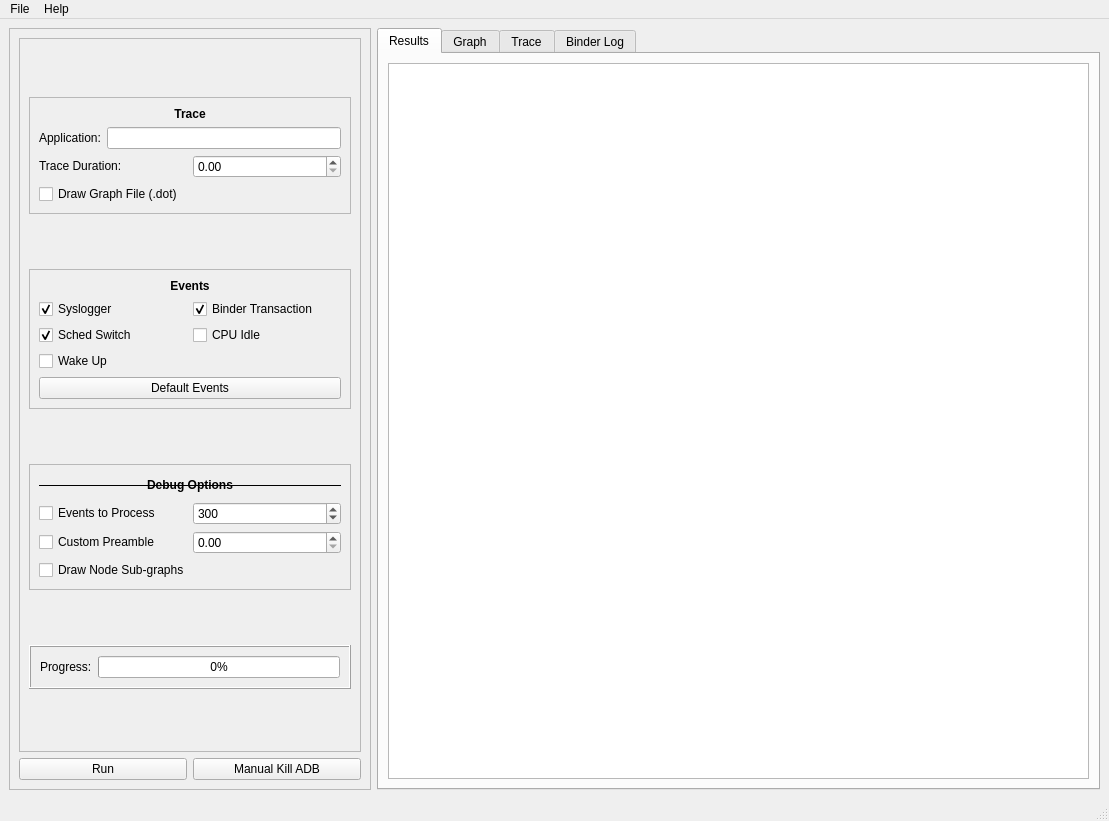
<?xml version="1.0" encoding="UTF-8"?>
<ui version="4.0">
 <class>MainWindow</class>
 <widget class="QMainWindow" name="MainWindow">
  <property name="geometry">
   <rect>
    <x>0</x>
    <y>0</y>
    <width>1109</width>
    <height>821</height>
   </rect>
  </property>
  <property name="windowTitle">
   <string>Android Energy Debugger</string>
  </property>
  <widget class="QWidget" name="centralwidget">
   <layout class="QHBoxLayout" name="horizontalLayout">
    <item>
     <widget class="QFrame" name="frame">
      <property name="sizePolicy">
       <sizepolicy hsizetype="Preferred" vsizetype="Preferred">
        <horstretch>1</horstretch>
        <verstretch>0</verstretch>
       </sizepolicy>
      </property>
      <property name="frameShape">
       <enum>QFrame::StyledPanel</enum>
      </property>
      <property name="frameShadow">
       <enum>QFrame::Raised</enum>
      </property>
      <layout class="QVBoxLayout" name="verticalLayout">
       <item>
        <widget class="QScrollArea" name="scrollArea">
         <property name="widgetResizable">
          <bool>true</bool>
         </property>
         <widget class="QWidget" name="scrollAreaWidgetContents">
          <property name="geometry">
           <rect>
            <x>0</x>
            <y>0</y>
            <width>332</width>
            <height>684</height>
           </rect>
          </property>
          <layout class="QVBoxLayout" name="verticalLayout_2">
           <item>
            <widget class="QFrame" name="frame_4">
             <property name="sizePolicy">
              <sizepolicy hsizetype="Preferred" vsizetype="Maximum">
               <horstretch>0</horstretch>
               <verstretch>0</verstretch>
              </sizepolicy>
             </property>
             <property name="frameShape">
              <enum>QFrame::StyledPanel</enum>
             </property>
             <property name="frameShadow">
              <enum>QFrame::Raised</enum>
             </property>
             <layout class="QVBoxLayout" name="verticalLayout_5">
              <item>
               <widget class="QLabel" name="label_6">
                <property name="sizePolicy">
                 <sizepolicy hsizetype="Preferred" vsizetype="Maximum">
                  <horstretch>0</horstretch>
                  <verstretch>0</verstretch>
                 </sizepolicy>
                </property>
                <property name="text">
                 <string>&lt;b&gt;Trace&lt;/b&gt;</string>
                </property>
                <property name="alignment">
                 <set>Qt::AlignHCenter|Qt::AlignTop</set>
                </property>
               </widget>
              </item>
              <item>
               <layout class="QHBoxLayout" name="horizontalLayout_3">
                <item>
                 <widget class="QLabel" name="label">
                  <property name="text">
                   <string>Application:</string>
                  </property>
                 </widget>
                </item>
                <item>
                 <widget class="QLineEdit" name="lineEditApplication"/>
                </item>
               </layout>
              </item>
              <item>
               <layout class="QHBoxLayout" name="horizontalLayout_4">
                <property name="sizeConstraint">
                 <enum>QLayout::SetNoConstraint</enum>
                </property>
                <item>
                 <widget class="QLabel" name="label_3">
                  <property name="sizePolicy">
                   <sizepolicy hsizetype="Preferred" vsizetype="Maximum">
                    <horstretch>0</horstretch>
                    <verstretch>0</verstretch>
                   </sizepolicy>
                  </property>
                  <property name="text">
                   <string>Trace Duration:</string>
                  </property>
                 </widget>
                </item>
                <item>
                 <widget class="QDoubleSpinBox" name="doubleSpinBoxDuration"/>
                </item>
               </layout>
              </item>
              <item>
               <layout class="QHBoxLayout" name="horizontalLayout_8">
                <item>
                 <widget class="QCheckBox" name="checkBoxDrawGraph">
                  <property name="sizePolicy">
                   <sizepolicy hsizetype="Minimum" vsizetype="Maximum">
                    <horstretch>0</horstretch>
                    <verstretch>0</verstretch>
                   </sizepolicy>
                  </property>
                  <property name="text">
                   <string>Draw Graph File (.dot)</string>
                  </property>
                 </widget>
                </item>
               </layout>
              </item>
             </layout>
            </widget>
           </item>
           <item>
            <widget class="QFrame" name="frame_3">
             <property name="sizePolicy">
              <sizepolicy hsizetype="Preferred" vsizetype="Maximum">
               <horstretch>0</horstretch>
               <verstretch>0</verstretch>
              </sizepolicy>
             </property>
             <property name="frameShape">
              <enum>QFrame::StyledPanel</enum>
             </property>
             <property name="frameShadow">
              <enum>QFrame::Raised</enum>
             </property>
             <layout class="QVBoxLayout" name="verticalLayout_4">
              <item>
               <widget class="QLabel" name="label_5">
                <property name="sizePolicy">
                 <sizepolicy hsizetype="Preferred" vsizetype="Maximum">
                  <horstretch>0</horstretch>
                  <verstretch>0</verstretch>
                 </sizepolicy>
                </property>
                <property name="text">
                 <string>&lt;b&gt;Events&lt;/b&gt;</string>
                </property>
                <property name="alignment">
                 <set>Qt::AlignHCenter|Qt::AlignTop</set>
                </property>
               </widget>
              </item>
              <item>
               <layout class="QGridLayout" name="gridLayout">
                <item row="0" column="0">
                 <widget class="QCheckBox" name="checkBoxSysLogger">
                  <property name="text">
                   <string>Syslogger</string>
                  </property>
                  <property name="checked">
                   <bool>true</bool>
                  </property>
                 </widget>
                </item>
                <item row="3" column="0" colspan="2">
                 <widget class="QPushButton" name="pushButtonEventReset">
                  <property name="sizeIncrement">
                   <size>
                    <width>0</width>
                    <height>0</height>
                   </size>
                  </property>
                  <property name="baseSize">
                   <size>
                    <width>0</width>
                    <height>0</height>
                   </size>
                  </property>
                  <property name="text">
                   <string>Default Events</string>
                  </property>
                 </widget>
                </item>
                <item row="2" column="0">
                 <widget class="QCheckBox" name="checkBoxWakeUp">
                  <property name="text">
                   <string>Wake Up</string>
                  </property>
                 </widget>
                </item>
                <item row="1" column="0">
                 <widget class="QCheckBox" name="checkBoxSchedSwitch">
                  <property name="text">
                   <string>Sched Switch</string>
                  </property>
                  <property name="checked">
                   <bool>true</bool>
                  </property>
                 </widget>
                </item>
                <item row="1" column="1">
                 <widget class="QCheckBox" name="checkBoxCPUIdle">
                  <property name="text">
                   <string>CPU Idle</string>
                  </property>
                 </widget>
                </item>
                <item row="0" column="1">
                 <widget class="QCheckBox" name="checkBoxBinderTransaction">
                  <property name="text">
                   <string>Binder Transaction</string>
                  </property>
                  <property name="checked">
                   <bool>true</bool>
                  </property>
                 </widget>
                </item>
               </layout>
              </item>
             </layout>
            </widget>
           </item>
           <item>
            <widget class="QFrame" name="frameDebugOptions">
             <property name="sizePolicy">
              <sizepolicy hsizetype="MinimumExpanding" vsizetype="Maximum">
               <horstretch>0</horstretch>
               <verstretch>0</verstretch>
              </sizepolicy>
             </property>
             <property name="frameShape">
              <enum>QFrame::StyledPanel</enum>
             </property>
             <property name="frameShadow">
              <enum>QFrame::Raised</enum>
             </property>
             <layout class="QVBoxLayout" name="verticalLayout_3">
              <item>
               <widget class="QLabel" name="label_2">
                <property name="sizePolicy">
                 <sizepolicy hsizetype="Minimum" vsizetype="Maximum">
                  <horstretch>0</horstretch>
                  <verstretch>0</verstretch>
                 </sizepolicy>
                </property>
                <property name="frameShape">
                 <enum>QFrame::HLine</enum>
                </property>
                <property name="text">
                 <string>&lt;b&gt;Debug Options&lt;/b&gt;</string>
                </property>
                <property name="alignment">
                 <set>Qt::AlignHCenter|Qt::AlignTop</set>
                </property>
               </widget>
              </item>
              <item>
               <layout class="QHBoxLayout" name="horizontalLayout_5">
                <item>
                 <widget class="QCheckBox" name="checkBoxEvents">
                  <property name="text">
                   <string>Events to Process</string>
                  </property>
                 </widget>
                </item>
                <item>
                 <widget class="QSpinBox" name="spinBoxEvents">
                  <property name="maximum">
                   <number>1000000</number>
                  </property>
                  <property name="value">
                   <number>300</number>
                  </property>
                 </widget>
                </item>
               </layout>
              </item>
              <item>
               <layout class="QHBoxLayout" name="horizontalLayout_6">
                <item>
                 <widget class="QCheckBox" name="checkBoxPreamble">
                  <property name="text">
                   <string>Custom Preamble</string>
                  </property>
                 </widget>
                </item>
                <item>
                 <widget class="QDoubleSpinBox" name="doubleSpinBoxPreamble"/>
                </item>
               </layout>
              </item>
              <item>
               <widget class="QCheckBox" name="checkBoxSubGraph">
                <property name="text">
                 <string>Draw Node Sub-graphs</string>
                </property>
               </widget>
              </item>
             </layout>
            </widget>
           </item>
           <item>
            <widget class="QFrame" name="frame_2">
             <property name="sizePolicy">
              <sizepolicy hsizetype="Preferred" vsizetype="Maximum">
               <horstretch>1</horstretch>
               <verstretch>0</verstretch>
              </sizepolicy>
             </property>
             <property name="frameShape">
              <enum>QFrame::Box</enum>
             </property>
             <property name="frameShadow">
              <enum>QFrame::Raised</enum>
             </property>
             <layout class="QHBoxLayout" name="horizontalLayout_7">
              <item>
               <widget class="QLabel" name="label_4">
                <property name="text">
                 <string>Progress:</string>
                </property>
                <property name="margin">
                 <number>20</number>
                </property>
               </widget>
              </item>
              <item>
               <widget class="QProgressBar" name="progressBar">
                <property name="value">
                 <number>0</number>
                </property>
               </widget>
              </item>
             </layout>
            </widget>
           </item>
          </layout>
         </widget>
        </widget>
       </item>
       <item>
        <layout class="QHBoxLayout" name="horizontalLayout_2">
         <item>
          <widget class="QPushButton" name="pushButtonRun">
           <property name="text">
            <string>Run</string>
           </property>
          </widget>
         </item>
         <item>
          <widget class="QPushButton" name="pushButtonKillADB">
           <property name="text">
            <string>Manual Kill ADB</string>
           </property>
          </widget>
         </item>
        </layout>
       </item>
      </layout>
     </widget>
    </item>
    <item>
     <widget class="QTabWidget" name="tabWidgetShow">
      <property name="sizePolicy">
       <sizepolicy hsizetype="Expanding" vsizetype="Expanding">
        <horstretch>2</horstretch>
        <verstretch>0</verstretch>
       </sizepolicy>
      </property>
      <property name="currentIndex">
       <number>0</number>
      </property>
      <widget class="QWidget" name="tabResults">
       <attribute name="title">
        <string>Results</string>
       </attribute>
       <layout class="QVBoxLayout" name="verticalLayout_8">
        <item>
         <widget class="QTableWidget" name="tableWidgetResults"/>
        </item>
       </layout>
      </widget>
      <widget class="QWidget" name="tabGraph">
       <attribute name="title">
        <string>Graph</string>
       </attribute>
      </widget>
      <widget class="QWidget" name="tabTrace">
       <attribute name="title">
        <string>Trace</string>
       </attribute>
       <layout class="QVBoxLayout" name="verticalLayout_6">
        <item>
         <layout class="QHBoxLayout" name="horizontalLayout_9">
          <item>
           <widget class="QLabel" name="label_7">
            <property name="sizePolicy">
             <sizepolicy hsizetype="Preferred" vsizetype="Maximum">
              <horstretch>0</horstretch>
              <verstretch>0</verstretch>
             </sizepolicy>
            </property>
            <property name="text">
             <string>Filter:</string>
            </property>
            <property name="margin">
             <number>20</number>
            </property>
           </widget>
          </item>
          <item>
           <widget class="QLineEdit" name="lineEdit">
            <property name="placeholderText">
             <string>Search for lines containing....</string>
            </property>
           </widget>
          </item>
         </layout>
        </item>
        <item>
         <widget class="QTextBrowser" name="textBrowserTrace">
          <property name="lineWrapMode">
           <enum>QTextEdit::WidgetWidth</enum>
          </property>
          <property name="source">
           <url>
            <string>file:///home/alxhoff/git/GitHub/Android-Energy-Debugger/test.log</string>
           </url>
          </property>
         </widget>
        </item>
       </layout>
      </widget>
      <widget class="QWidget" name="tabBinderLog">
       <attribute name="title">
        <string>Binder Log</string>
       </attribute>
       <layout class="QVBoxLayout" name="verticalLayout_7">
        <item>
         <layout class="QHBoxLayout" name="horizontalLayout_10">
          <item>
           <widget class="QLabel" name="label_8">
            <property name="text">
             <string>Filter:</string>
            </property>
            <property name="margin">
             <number>20</number>
            </property>
           </widget>
          </item>
          <item>
           <widget class="QLineEdit" name="lineEdit_2">
            <property name="placeholderText">
             <string>Search for lines containing....</string>
            </property>
           </widget>
          </item>
         </layout>
        </item>
        <item>
         <widget class="QTextBrowser" name="textBrowser"/>
        </item>
       </layout>
      </widget>
     </widget>
    </item>
   </layout>
  </widget>
  <widget class="QMenuBar" name="menubar">
   <property name="geometry">
    <rect>
     <x>0</x>
     <y>0</y>
     <width>1109</width>
     <height>28</height>
    </rect>
   </property>
   <widget class="QMenu" name="menuFike">
    <property name="title">
     <string>File</string>
    </property>
    <addaction name="separator"/>
    <addaction name="separator"/>
    <addaction name="actionOpenGraph"/>
    <addaction name="actionOpenBinderLog"/>
    <addaction name="actionOpenTrace"/>
    <addaction name="actionOpenResults"/>
    <addaction name="actionOpenSettings"/>
    <addaction name="actionQuitProgram"/>
   </widget>
   <widget class="QMenu" name="menuHelp">
    <property name="title">
     <string>Help</string>
    </property>
    <addaction name="actionAbout"/>
   </widget>
   <addaction name="menuFike"/>
   <addaction name="menuHelp"/>
  </widget>
  <widget class="QStatusBar" name="statusbar"/>
  <action name="actionSettings">
   <property name="icon">
    <iconset>
     <normaloff>../../../../.designer/icons/quit.png</normaloff>../../../../.designer/icons/quit.png</iconset>
   </property>
   <property name="text">
    <string>Settings</string>
   </property>
   <property name="shortcut">
    <string>Ctrl+S</string>
   </property>
  </action>
  <action name="actionQuit">
   <property name="icon">
    <iconset>
     <normaloff>../../../../.designer/icons/quit.png</normaloff>../../../../.designer/icons/quit.png</iconset>
   </property>
   <property name="text">
    <string>Quit</string>
   </property>
   <property name="shortcut">
    <string/>
   </property>
  </action>
  <action name="actionAbout">
   <property name="icon">
    <iconset>
     <normaloff>../icons/about.png</normaloff>../icons/about.png</iconset>
   </property>
   <property name="text">
    <string>About</string>
   </property>
  </action>
  <action name="actionOpen_Graph">
   <property name="text">
    <string>Open Graph</string>
   </property>
  </action>
  <action name="actionOpen_Graph_2">
   <property name="text">
    <string>Open Graph</string>
   </property>
  </action>
  <action name="actionOpenGraph">
   <property name="text">
    <string>Open Graph</string>
   </property>
   <property name="shortcut">
    <string>Ctrl+O</string>
   </property>
  </action>
  <action name="actionOpenSettings">
   <property name="icon">
    <iconset>
     <normaloff>../icons/settings.png</normaloff>../icons/settings.png</iconset>
   </property>
   <property name="text">
    <string>Settings</string>
   </property>
   <property name="shortcut">
    <string>Ctrl+S</string>
   </property>
  </action>
  <action name="actionOpenBinderLog">
   <property name="text">
    <string>Open Binder Log</string>
   </property>
  </action>
  <action name="actionOpenTrace">
   <property name="text">
    <string>Open Trace</string>
   </property>
  </action>
  <action name="actionOpenResults">
   <property name="text">
    <string>Open Results</string>
   </property>
  </action>
  <action name="actionQuitProgram">
   <property name="icon">
    <iconset>
     <normaloff>../icons/quit.png</normaloff>../icons/quit.png</iconset>
   </property>
   <property name="text">
    <string>Quit</string>
   </property>
   <property name="shortcut">
    <string>Ctrl+Q</string>
   </property>
  </action>
 </widget>
 <resources/>
 <connections/>
</ui>
